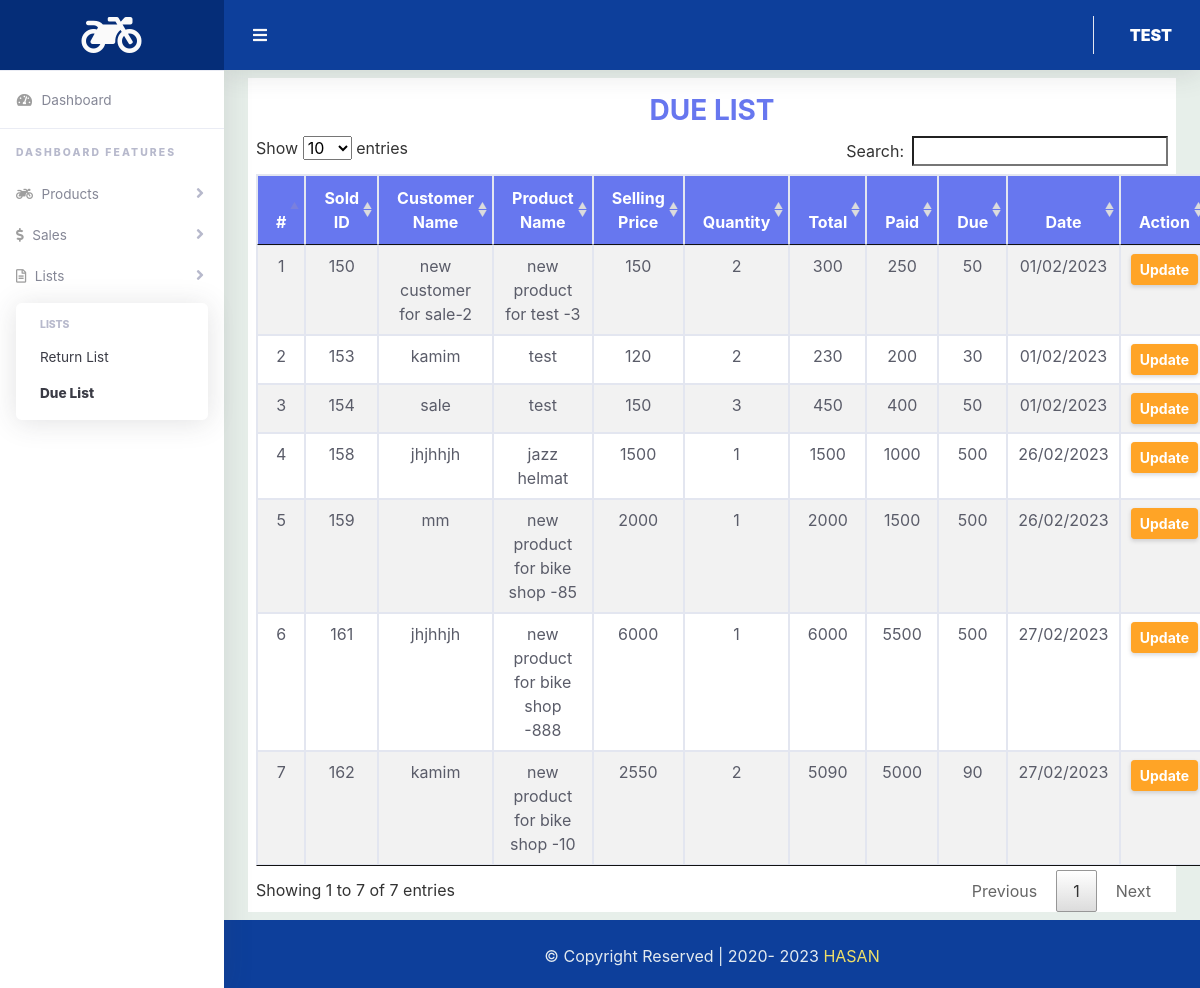
Screenshot of /due_list.php (signed in) with the database file from the repository.
### tables this page shows
CREATE TABLE `tbl_sales` (
  `sales_id` int(11) NOT NULL,
  `f_id` int(50) NOT NULL,
  `sales_cstmr_name` varchar(255) NOT NULL,
  `sales_prdct_name` varchar(255) NOT NULL,
  `sales_buying_price` float(20,2) NOT NULL,
  `sales_selling_price` varchar(255) NOT NULL,
  `sales_quantity` int(5) NOT NULL,
  `sales_total` varchar(255) NOT NULL,
  `sales_paid` varchar(255) NOT NULL,
  `sales_due` varchar(255) NOT NULL,
  `sales_profit` int(255) NOT NULL,
  `sales_date` date DEFAULT current_timestamp()
);

### inc/db_con.php (called while the page is built, shortened)
<?php
class Database
{
	public $host   = DB_HOST;
	public $user   = DB_USER;
	public $pass   = DB_PASS;
	public $dbname = DB_NAME;
	public $link;
	private function connectDB()
	{
		$this->link = new mysqli($this->host, $this->user, $this->pass, $this->dbname);
	}
	public function select($query)
	{
		$result = $this->link->query($query) or die($this->link->error . __LINE__);
		if ($result->num_rows > 0) {
			return $result;
		} else {
			return false;
		}
	}
}

### inc/format.php (called while the page is built, shortened)
<?php
class format
{
    public function formatDate($date)
    {
        return date('d/m/Y ', strtotime($date));
    }
}

### due_list.php (the view)
<?php include "inc/header.php"; ?>
<div class="container-fluid">
   <div class="bg-light mt-2 px-2">
      <table id="sort_product" class="bg-light table table-striped table-bordered ">
         <h1 class="h3 mb-0 text-primary bg-light text-center pt-3 pb-2 font-weight-bold">DUE LIST</h1>
         <thead>
            <tr class="bg-primary text-white text-center">
               <th scope="col">#</th>
               <th scope="col">Sold ID</th>
               <th scope="col">Customer Name</th>
               <th scope="col">Product Name</th>
               <th scope="col">Selling Price</th>
               <th scope="col">Quantity</th>
               <th scope="col">Total</th>
               <th scope="col">Paid</th>
               <th scope="col">Due</th>
               <th scope="col">Date</th>
               <th scope="col">Action</th>
            </tr>
         </thead>
         <tbody class="text-dark">
            <?php
            $query = "SELECT * FROM tbl_sales where sales_due > 0";
            $category = $db->select($query);
            if ($category) {
               $sn = 1;
               while ($result = $category->fetch_assoc()) {
            ?>
                  <tr class="text-center">
                     <td><?php echo $sn;
                           $sn++;   ?>
                     </td>
                     <td>
                        <?php echo $result['sales_id']; ?>
                     </td>
                     <td>
                        <?php echo $result['sales_cstmr_name']; ?>
                     </td>
                     <td>
                        <?php echo $result['sales_prdct_name']; ?>
                     </td>
                     <td>
                        <?php echo $result['sales_selling_price']; ?>
                     </td>
                     <td>
                        <?php echo $result['sales_quantity']; ?>
                     </td>
                     <td>
                        <?php echo $result['sales_total']; ?>
                     </td>
                     <td>
                        <?php echo $result['sales_paid']; ?>
                     </td>
                     <td>
                        <?php echo $result['sales_due']; ?>
                     </td>
                     <td><?php echo $fm->formatDate($result['sales_date']); ?></td>
                     <td>
                        <a data-toggle="tooltip" data-placement="top" title="Update" onclick="return confirm('Update Due List !');" href="due_list_update.php?due=<?php echo $result['sales_id']; ?>" class="font-weight-bold btn btn-sm btn-warning">
                           Update
                        </a>
                     </td>
                  </tr>
            <?php }
            } ?>
         </tbody>
      </table>
   </div>
</div>
<?php include "inc/footer.php"; ?>

### css/dashboard.css (style rules this page uses)
html { position: relative; min-height: 100%; font-family: Nunito; }
body { height: 100%; }
.container, .container-fluid, .container-login { padding-left: 1.5rem; padding-right: 1.5rem; }

### rows the page displays
tbl_sales: sales_id "150", sales_cstmr_name "new customer for sale-2", sales_prdct_name "new product for test -3", sales_selling_price "150", sales_quantity "2", sales_total "300", sales_paid "250", sales_due "50", sales_date "01/02/2023"
tbl_sales: sales_id "153", sales_cstmr_name "kamim", sales_prdct_name "test", sales_selling_price "120", sales_quantity "2", sales_total "230", sales_paid "200", sales_due "30", sales_date "01/02/2023"
tbl_sales: sales_id "154", sales_cstmr_name "sale", sales_prdct_name "test", sales_selling_price "150", sales_quantity "3", sales_total "450", sales_paid "400", sales_due "50", sales_date "01/02/2023"
tbl_sales: sales_id "158", sales_cstmr_name "jhjhhjh", sales_prdct_name "jazz helmat", sales_selling_price "1500", sales_quantity "1", sales_total "1500", sales_paid "1000", sales_due "500", sales_date "26/02/2023"
tbl_sales: sales_id "159", sales_cstmr_name "mm", sales_prdct_name "new product for bike shop -85", sales_selling_price "2000", sales_quantity "1", sales_total "2000", sales_paid "1500", sales_due "500", sales_date "26/02/2023"
tbl_sales: sales_id "161", sales_cstmr_name "jhjhhjh", sales_prdct_name "new product for bike shop -888", sales_selling_price "6000", sales_quantity "1", sales_total "6000", sales_paid "5500", sales_due "500", sales_date "27/02/2023"
tbl_sales: sales_id "162", sales_cstmr_name "kamim", sales_prdct_name "new product for bike shop -10", sales_selling_price "2550", sales_quantity "2", sales_total "5090", sales_paid "5000", sales_due "90", sales_date "27/02/2023"

### other values shown
Session::get('username') "TEST"
